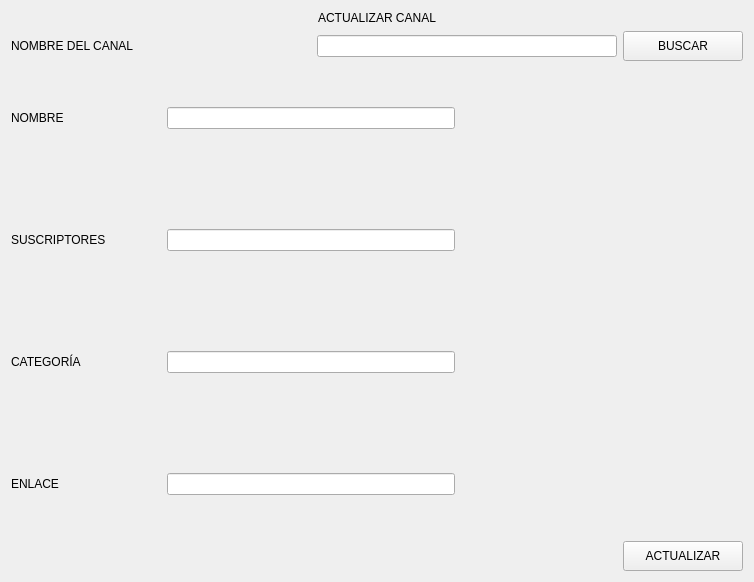
               <widget class="QWidget" name="page_actualizar">
                <layout class="QVBoxLayout" name="verticalLayout_11">
                 <item>
                  <widget class="QLabel" name="label_7">
                   <property name="minimumSize">
                    <size>
                     <width>180</width>
                     <height>0</height>
                    </size>
                   </property>
                   <property name="text">
                    <string>ACTUALIZAR CANAL</string>
                   </property>
                   <property name="alignment">
                    <set>Qt::AlignCenter</set>
                   </property>
                  </widget>
                 </item>
                 <item>
                  <layout class="QHBoxLayout" name="horizontalLayout_9">
                   <item>
                    <widget class="QLabel" name="label_8">
                     <property name="minimumSize">
                      <size>
                       <width>300</width>
                       <height>0</height>
                      </size>
                     </property>
                     <property name="text">
                      <string>NOMBRE DEL CANAL</string>
                     </property>
                    </widget>
                   </item>
                   <item>
                    <widget class="QLineEdit" name="line_buscar_act">
                     <property name="minimumSize">
                      <size>
                       <width>300</width>
                       <height>0</height>
                      </size>
                     </property>
                    </widget>
                   </item>
                   <item>
                    <widget class="QPushButton" name="bt_buscar_actualizar">
                     <property name="minimumSize">
                      <size>
                       <width>120</width>
                       <height>30</height>
                      </size>
                     </property>
                     <property name="text">
                      <string>BUSCAR</string>
                     </property>
                    </widget>
                   </item>
                  </layout>
                 </item>
                 <item>
                  <spacer name="verticalSpacer_3">
                   <property name="orientation">
                    <enum>Qt::Vertical</enum>
                   </property>
                   <property name="sizeHint" stdset="0">
                    <size>
                     <width>20</width>
                     <height>40</height>
                    </size>
                   </property>
                  </spacer>
                 </item>
                 <item>
                  <layout class="QHBoxLayout" name="horizontalLayout_8">
                   <item>
                    <layout class="QVBoxLayout" name="verticalLayout_9">
                     <property name="spacing">
                      <number>100</number>
                     </property>
                     <item>
                      <widget class="QLabel" name="label_12">
                       <property name="minimumSize">
                        <size>
                         <width>150</width>
                         <height>0</height>
                        </size>
                       </property>
                       <property name="text">
                        <string>NOMBRE</string>
                       </property>
                      </widget>
                     </item>
                     <item>
                      <widget class="QLabel" name="label_13">
                       <property name="minimumSize">
                        <size>
                         <width>150</width>
                         <height>0</height>
                        </size>
                       </property>
                       <property name="text">
                        <string>SUSCRIPTORES</string>
                       </property>
                      </widget>
                     </item>
                     <item>
                      <widget class="QLabel" name="label_14">
                       <property name="minimumSize">
                        <size>
                         <width>150</width>
                         <height>0</height>
                        </size>
                       </property>
                       <property name="text">
                        <string>CATEGORÍA</string>
                       </property>
                      </widget>
                     </item>
                     <item>
                      <widget class="QLabel" name="label_15">
                       <property name="minimumSize">
                        <size>
                         <width>150</width>
                         <height>0</height>
                        </size>
                       </property>
                       <property name="text">
                        <string>ENLACE</string>
                       </property>
                      </widget>
                     </item>
                    </layout>
                   </item>
                   <item>
                    <layout class="QVBoxLayout" name="verticalLayout_10">
                     <property name="spacing">
                      <number>100</number>
                     </property>
                     <item>
                      <widget class="QLineEdit" name="line_nombre_act"/>
                     </item>
                     <item>
                      <widget class="QLineEdit" name="line_suscriptores_act"/>
                     </item>
                     <item>
                      <widget class="QLineEdit" name="line_categoria_act"/>
                     </item>
                     <item>
                      <widget class="QLineEdit" name="line_enlace_act"/>
                     </item>
                    </layout>
                   </item>
                   <item>
                    <spacer name="horizontalSpacer_6">
                     <property name="orientation">
                      <enum>Qt::Horizontal</enum>
                     </property>
                     <property name="sizeHint" stdset="0">
                      <size>
                       <width>40</width>
                       <height>20</height>
                      </size>
                     </property>
                    </spacer>
                   </item>
                  </layout>
                 </item>
                 <item>
                  <spacer name="verticalSpacer_4">
                   <property name="orientation">
                    <enum>Qt::Vertical</enum>
                   </property>
                   <property name="sizeHint" stdset="0">
                    <size>
                     <width>20</width>
                     <height>40</height>
                    </size>
                   </property>
                  </spacer>
                 </item>
                 <item>
                  <layout class="QHBoxLayout" name="horizontalLayout_11">
                   <item>
                    <widget class="QLabel" name="label_act_estado">
                     <property name="minimumSize">
                      <size>
                       <width>150</width>
                       <height>0</height>
                      </size>
                     </property>
                     <property name="maximumSize">
                      <size>
                       <width>16777215</width>
                       <height>100</height>
                      </size>
                     </property>
                     <property name="text">
                      <string/>
                     </property>
                     <property name="alignment">
                      <set>Qt::AlignCenter</set>
                     </property>
                    </widget>
                   </item>
                   <item>
                    <spacer name="horizontalSpacer_8">
                     <property name="orientation">
                      <enum>Qt::Horizontal</enum>
                     </property>
                     <property name="sizeHint" stdset="0">
                      <size>
                       <width>368</width>
                       <height>20</height>
                      </size>
                     </property>
                    </spacer>
                   </item>
                   <item>
                    <widget class="QPushButton" name="bt_actualizar">
                     <property name="minimumSize">
                      <size>
                       <width>120</width>
                       <height>30</height>
                      </size>
                     </property>
                     <property name="text">
                      <string>ACTUALIZAR</string>
                     </property>
                    </widget>
                   </item>
                  </layout>
                 </item>
                </layout>
               </widget>
